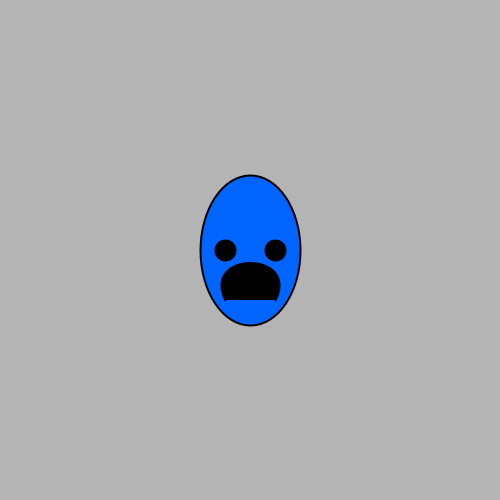
Frame 1 (no input)
Frame 60 (the mouse pressed at the canvas centre just before this capture): identical to frame 1, image omitted
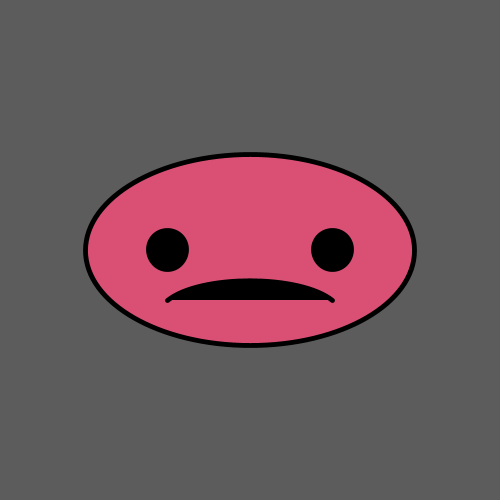
Frame 120 (the mouse held since frame 60 and released just before this capture)

The Processing sketch that drew these frames (run headless with seeded random() and noise(); from frame 60 on, the mouse is pressed at the canvas centre):

// Processing sketch: processing_169271
// ── processing_169271.pde

float eyeSize = 20; 
float faceWidth = 100; 
float faceHeight = 150; 
float controlY = 250; 
float r = 0;
float g = 100;
float b = 255;
float thickness = 2;
float bgFill = 180;

void setup(){
  size(500,500); 
}
 
void draw(){
  background(bgFill);
  strokeWeight(thickness);
  fill(r, g, b);
  ellipse (width/2, height/2, faceWidth, faceHeight); 
 
  fill(0);
  float eyeLX = width/2 - faceWidth*0.25;
  float eyeRX = width/2 + faceWidth*0.25;
  ellipse (eyeLX, height/2, eyeSize, eyeSize); 
  ellipse (eyeRX, height/2, eyeSize, eyeSize); 
  bezier(eyeLX, height*.6, 200, controlY, 300, controlY, eyeRX, height*.6);
}
 
void mousePressed(){
  faceWidth  = random (110,  450); 
  faceHeight = random (100, 450); 
  eyeSize    = random (10,  40); 
  controlY = random (250, 350);
  r = random (0, 255);
  g = random (0, 255);
  b = random (0, 255);
  thickness = random (1, 8);
  bgFill = random(10, 255);
}
